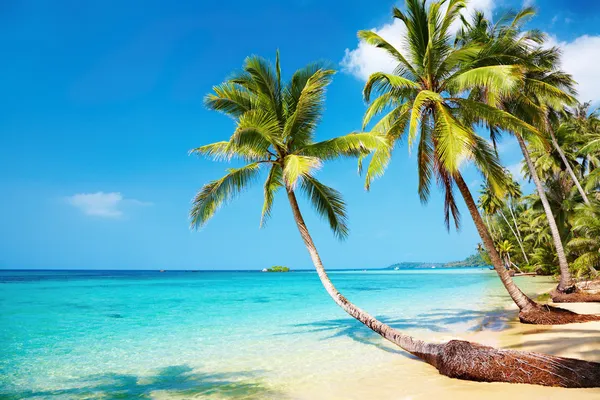
#> input picture Photos/paisagem.jpeg, 600 x 400 px
$ python matheus.py   (older library calls are emulated)
#> lines starting #> are read from the running program, lines starting #| are printed output that depends on the picture; after the words box and inside, x2 and y2 are one past the last pixel; in counts of white or black regions, pixels touching at a corner belong together
import cv2
import numpy as np
from scipy.interpolate import griddata


image = cv2.imread("Photos/paisagem.jpeg")
#> image is the input picture: shape (400, 600, 3); mean B, G, R 173.6, 164.6, 99.7
gray_image = cv2.cvtColor(image, cv2.COLOR_BGR2GRAY)

# Step 1. Smooth the image replacing every pixel by the average gray-level values
# of some small neighborhood of it. This serves a few purposes. It is easier to separate
# the objects from the background when the image is smoother, see [1, 2, 5].
# Averaging also makes the samples we take less vulnerable to errors both in
# magnitude and location, as slopes become more moderate.

smoothed_image = cv2.blur(gray_image, (5, 5))
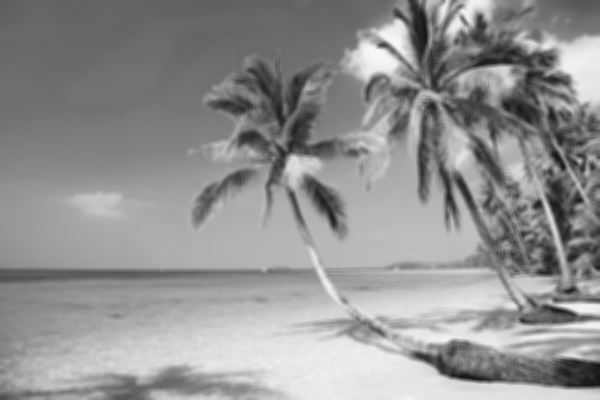
#> smoothed_image: shape (400, 600); min 18, max 250, mean 146.2

# Step 2. Derive the gray-level gradient magnitude image from the smoothed
# original image.

sobel_x = cv2.Sobel(smoothed_image, cv2.CV_64F, 1, 0, ksize=3)
sobel_y = cv2.Sobel(smoothed_image, cv2.CV_64F, 0, 1, ksize=3)
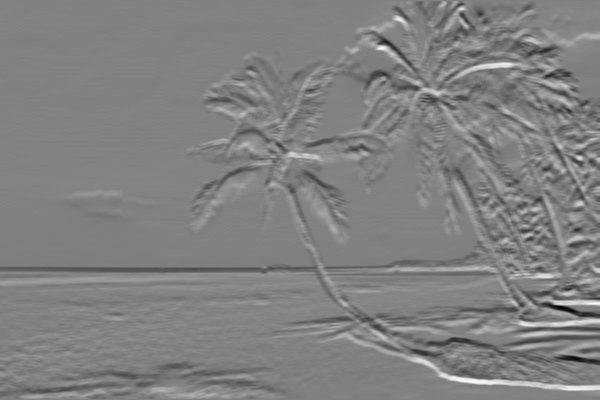
#> sobel_y: shape (400, 600) float64; min -353, max 347, mean 1.6; drawn with min black and max white
magnitude = cv2.magnitude(sobel_x, sobel_y)
magnitude = magnitude.astype(np.uint8)

# Step 3. Apply thresholding and a local-maxima-directed thinning processes to
# the gradient, obtaining paths and points in the image plane having local gradient
# maxima. These point at pixels at which the original image gray levels are good
# candidates for local threshold.

_, threshold_image = cv2.threshold(magnitude, 0, 255, cv2.THRESH_BINARY + cv2.THRESH_OTSU)
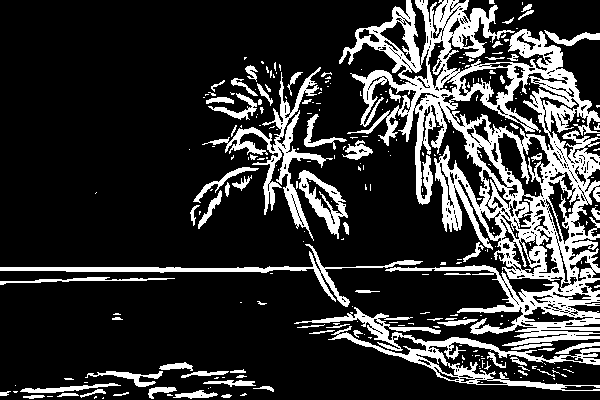
#> threshold_image: shape (400, 600); 20.4% white; 288 white regions (213 under 20 px), largest, box (x1, y1, x2, y2) and area: (339, 0, 600, 346) 30130, (294, 307, 600, 391) 4233, (202, 67, 333, 241) 3168

# Direção do gradiente em radianos
direction = np.arctan2(sobel_y, sobel_x)

# Converter a direção do gradiente para graus e normalizar entre 0 e 180
direction = np.degrees(direction)
direction[direction < 0] += 180
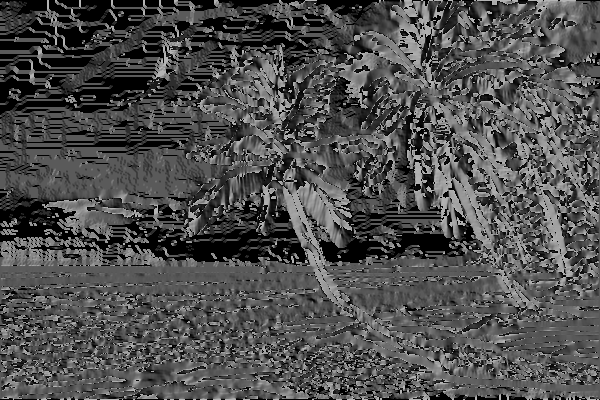
#> direction: shape (400, 600) float64; min 0, max 180, mean 78.8

non_max_suppression = np.zeros_like(magnitude)

for i in range(1, magnitude.shape[0] - 1):
    for j in range(1, magnitude.shape[1] - 1):
        # Obter a direção do pixel atual
        angle = direction[i, j]

        # Comparar o pixel atual com seus vizinhos na direção do gradiente
        if (0 <= angle < 22.5) or (157.5 <= angle <= 180):
            before_pixel = magnitude[i, j - 1]
            after_pixel = magnitude[i, j + 1]
        elif (22.5 <= angle < 67.5):
            before_pixel = magnitude[i - 1, j + 1]
            after_pixel = magnitude[i + 1, j - 1]
        elif (67.5 <= angle < 112.5):
            before_pixel = magnitude[i - 1, j]
            after_pixel = magnitude[i + 1, j]
        else:
            before_pixel = magnitude[i - 1, j - 1]
            after_pixel = magnitude[i + 1, j + 1]

        # Manter o pixel atual se for um máximo local
        if (magnitude[i, j] >= before_pixel) and (magnitude[i, j] >= after_pixel):
            non_max_suppression[i, j] = magnitude[i, j]
        else:
            non_max_suppression[i, j] = 0
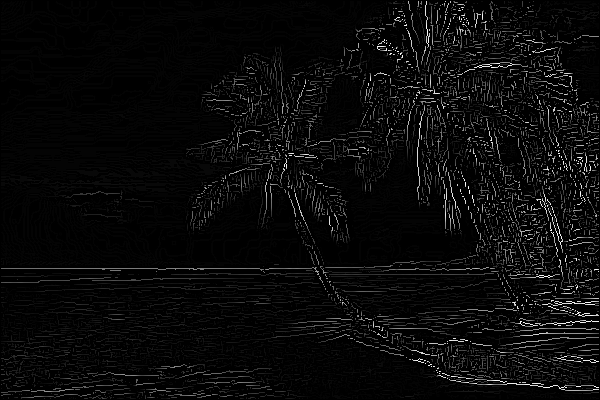
#> non_max_suppression: shape (400, 600); min 0, max 255, mean 10.1

# Normalizar a imagem final para visualização
non_max_suppression = (non_max_suppression / non_max_suppression.max()) * 255
non_max_suppression = non_max_suppression.astype(np.uint8)


# Step 4. Sample the smoothed image at the places at which the maximal
# gradient-mask points. The gray-level values of the so-determined set of points are to
# be interpolated over the image. The interpolation process that is described in the
# sequel requires that all values on the border of the image also be supplied. We could
# either set the values at the border to the original image gray levels or supply
# somewhat higher values, making sure that the interpolation surface will be above the
# image surface near the border, so that no false objects will be detected there.
# However, it may happen that objects close to the image border are cut by the image frame.
# Thus, supplying high border values would lead to total or partial loss of
# those objects. The solution chosen was to derive a one-dimensional gradient along
# the border line (like we do in two dimensions), seek for object boundaries there, and
# if such boundaries are found, sample the boundary values and 1-dimensionally and
# linearly interpolate them along the frame fine. Thus the border values are set as a
# result of a 1-dimensional segmentation process.


sampled_points = []
sampled_values = []
for i in range(0, gray_image.shape[0]):
    for j in range(0, gray_image.shape[1]):
        if non_max_suppression[i, j] != 0:
           sampled_points.append([i,j])
           sampled_values.append(non_max_suppression[i, j])
#> after the loop, sampled_points = 70020 items; sampled_values = 70020 items


grid_x, grid_y = np.mgrid[0:gray_image.shape[0], 0:gray_image.shape[1]]

threshold_surface = griddata(sampled_points,sampled_values, (grid_x, grid_y), method='cubic', fill_value=0)

# Normalizar para visualização
threshold_surface = np.clip(threshold_surface, 0, 255).astype(np.uint8)
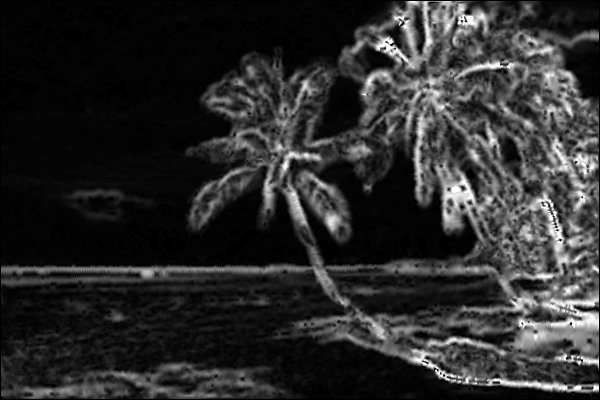
#> threshold_surface: shape (400, 600); min 0, max 255, mean 44.1


for i in range(0, gray_image.shape[0]):
    for j in range(0, gray_image.shape[1]):
        if gray_image[i, j] >= threshold_surface[i, j]:
            gray_image[i, j] = 255
        else:
            gray_image[i, j] = 0
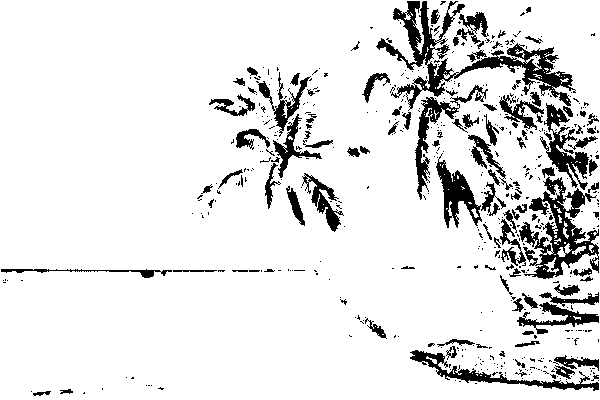
#> gray_image: shape (400, 600); 88.9% white; 529 black regions (422 under 20 px), largest, box (x1, y1, x2, y2) and area: (376, 1, 576, 111) 4593, (519, 177, 599, 279) 3174, (540, 103, 589, 190) 1402

cv2.imshow("Threshold Surface", threshold_surface)
cv2.imshow("Original Image", gray_image)
cv2.waitKey(0)

$ run again, with Photos/cat.jpeg copied over Photos/paisagem.jpeg
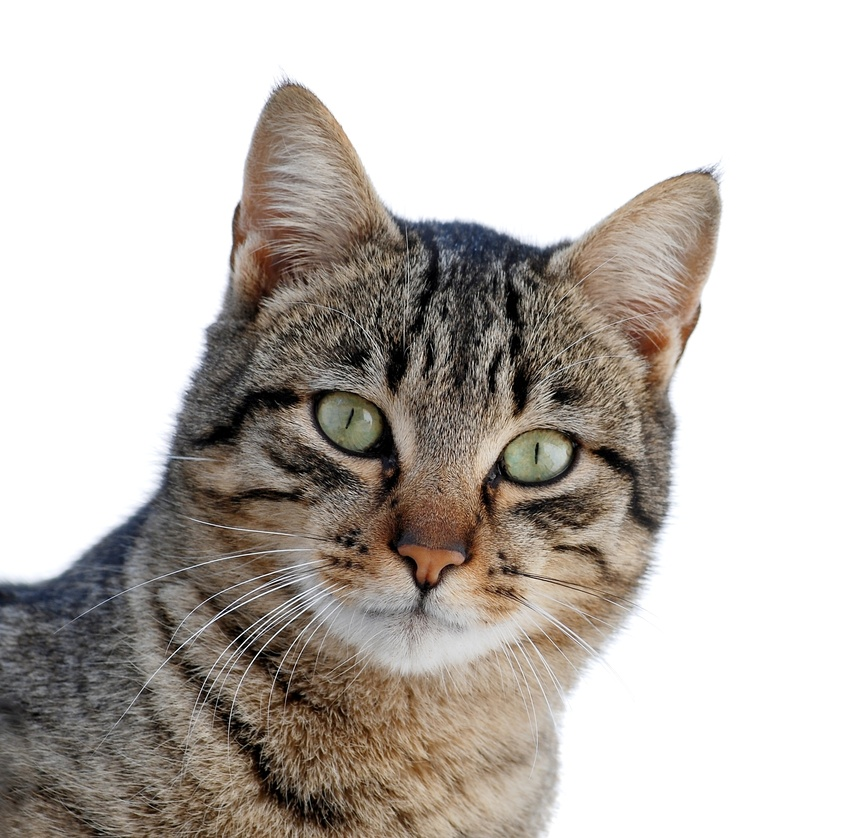
#> input picture Photos/cat.jpeg, 842 x 838 px, shrunk from 2225 x 2212 before the run
#> image is the input picture: shape (838, 842, 3); mean B, G, R 178.2, 183.9, 190
#> threshold_image: shape (838, 842); 21.2% white; 1462 white regions (1189 under 20 px), largest, box (x1, y1, x2, y2) and area: (0, 75, 725, 632) 80492, (91, 544, 390, 838) 33724, (31, 776, 118, 838) 1427
#> after the loop `for i in range(1, magnitude.shape[0] - 1):`:
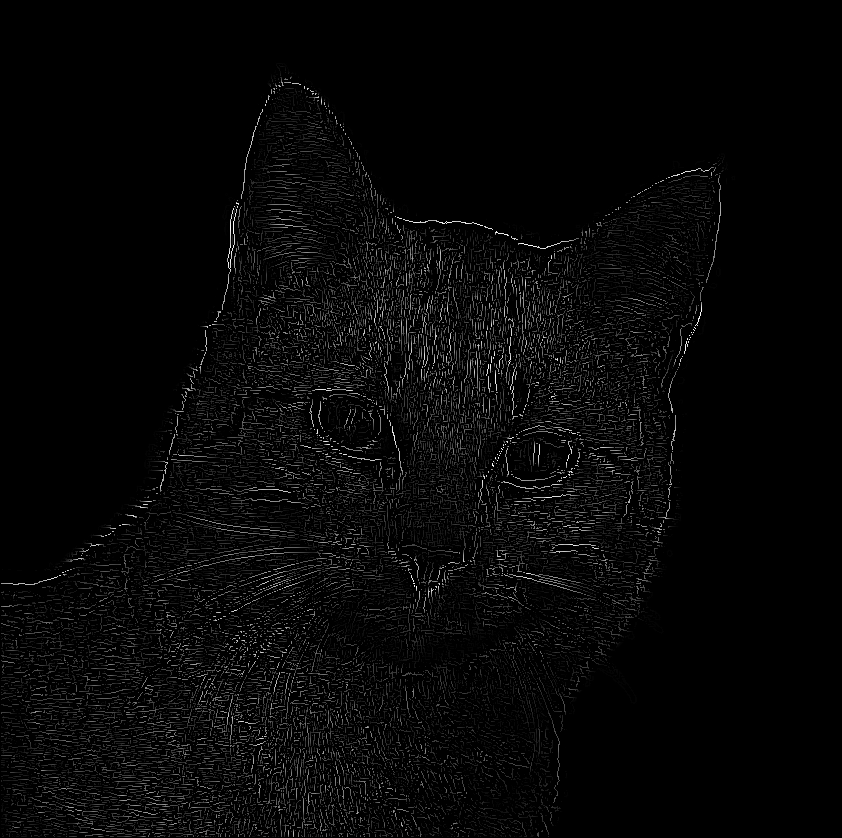
#> non_max_suppression: shape (838, 842); min 0, max 255, mean 7.3
#> after the loop `for i in range(0, gray_image.shape[0]):`: sampled_points = 85687 items
#> after the loop `for i in range(0, gray_image.shape[0]):`:
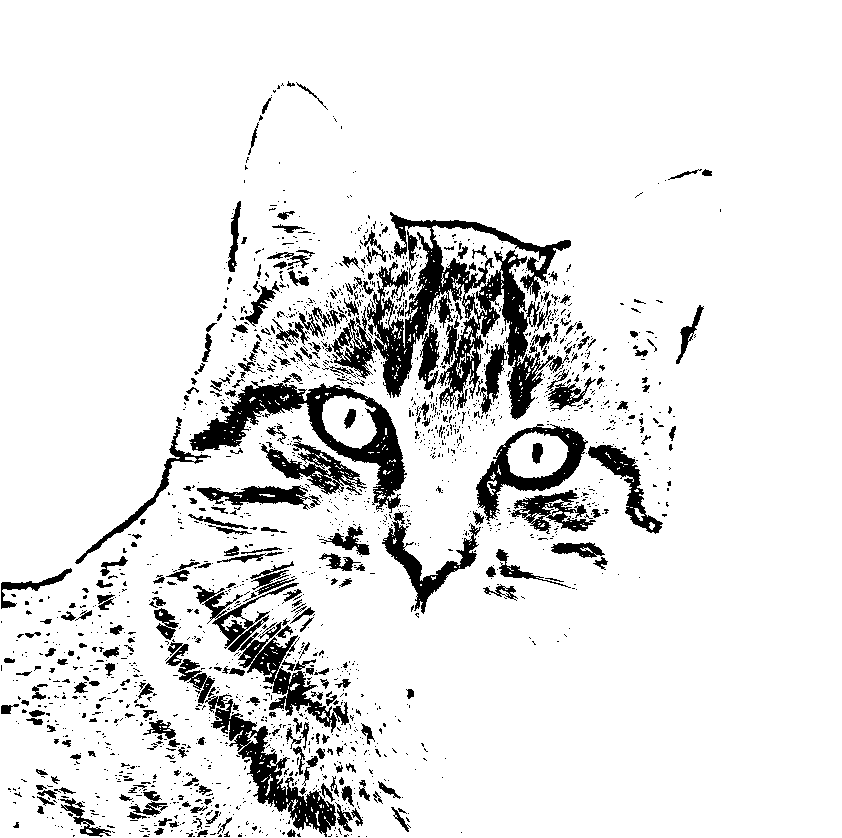
#> gray_image: shape (838, 842); 89.5% white; 1954 black regions (1659 under 20 px), largest, box (x1, y1, x2, y2) and area: (331, 212, 571, 420) 15366, (189, 381, 407, 513) 7056, (205, 694, 336, 837) 4200

$ run again, with Photos/danilo.jpeg copied over Photos/paisagem.jpeg
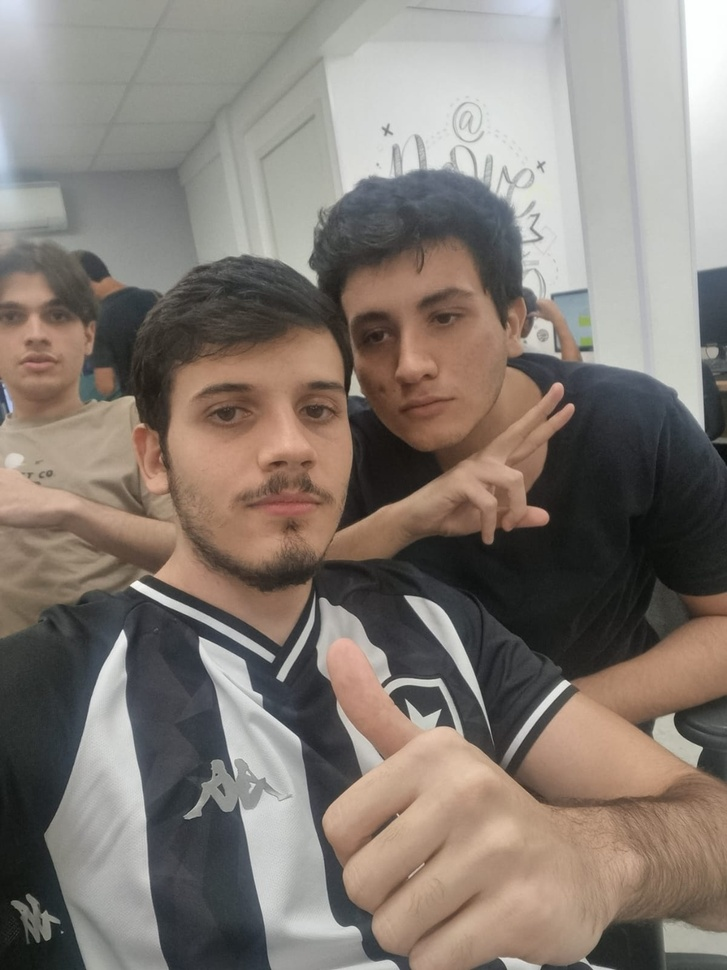
#> input picture Photos/danilo.jpeg, 727 x 970 px, shrunk from 1200 x 1600 before the run
#> image is the input picture: shape (970, 727, 3); mean B, G, R 115.7, 123.2, 132.3
#> threshold_image: shape (970, 727); 6.7% white; 222 white regions (109 under 20 px), largest, box (x1, y1, x2, y2) and area: (274, 594, 668, 956) 8120, (182, 634, 402, 970) 5353, (42, 627, 171, 970) 3813
#> after the loop `for i in range(0, gray_image.shape[0]):`: sampled_points = 197784 items
#> after the loop `for i in range(0, gray_image.shape[0]):`:
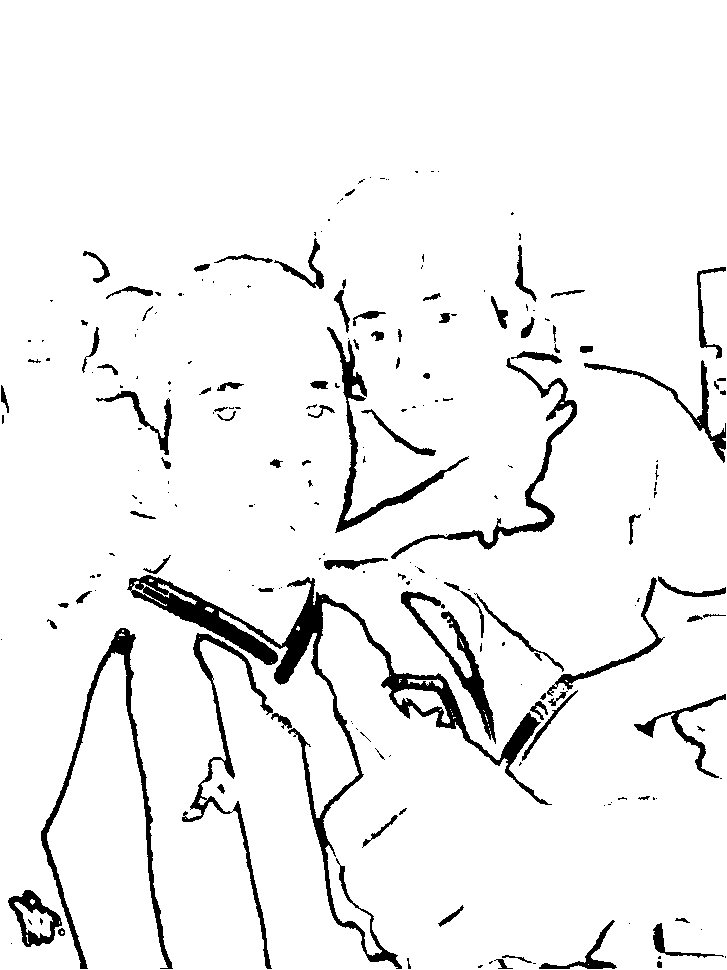
#> gray_image: shape (970, 727); 94.2% white; 215 black regions (124 under 20 px), largest, box (x1, y1, x2, y2) and area: (127, 575, 552, 969) 12081, (41, 628, 173, 969) 3782, (182, 633, 273, 969) 2618
